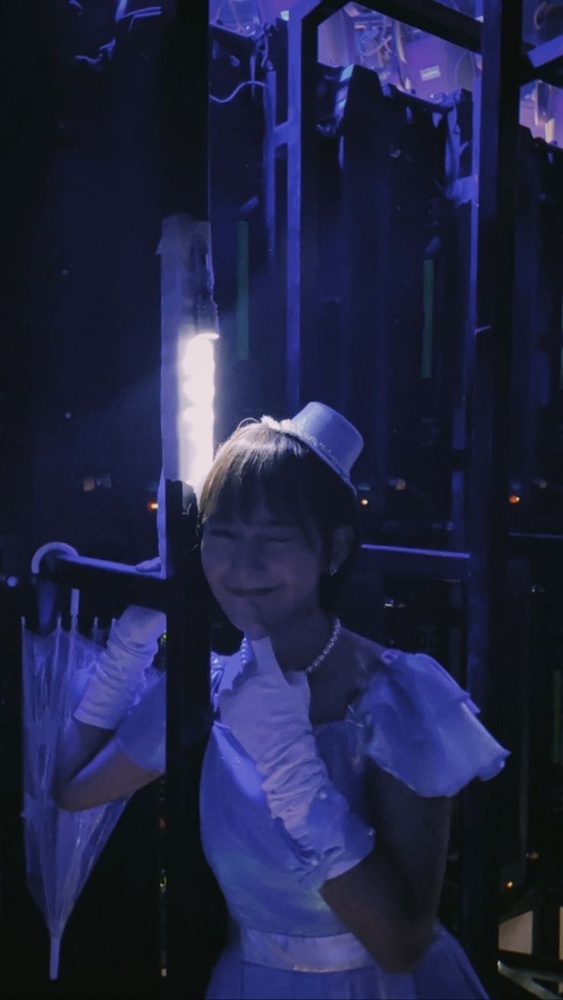
#> input picture Freya.jpeg, 563 x 1000 px, shrunk from 736 x 1308 before the run
$ python test.py
#> lines starting #> are read from the running program, lines starting #| are printed output that depends on the picture
import cv2
import numpy as np
import matplotlib.pyplot as plt

# Memuat citra hitam-putih
image_path = 'Freya.jpeg'  # Ganti dengan path citra Anda
image = cv2.imread(image_path, cv2.IMREAD_GRAYSCALE)
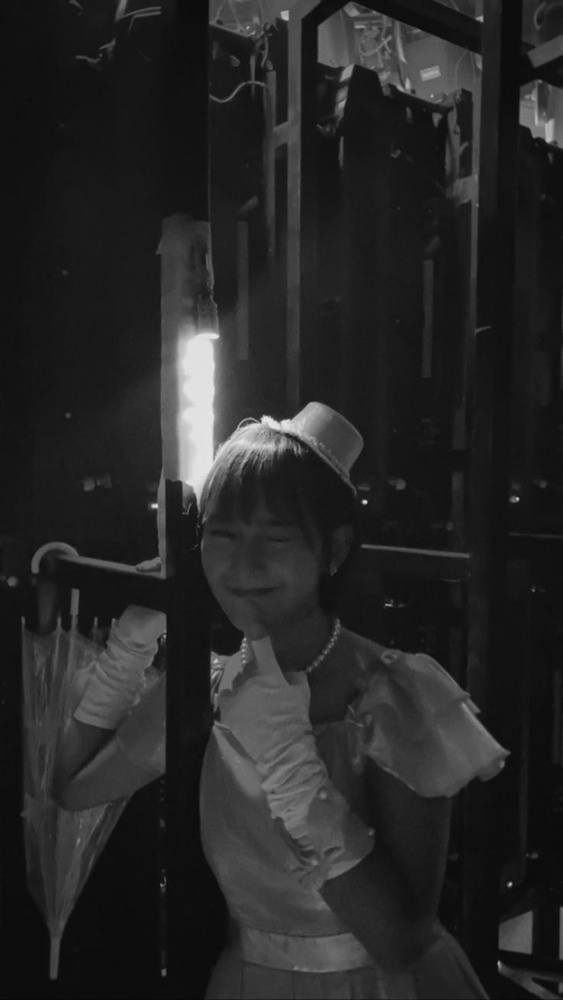
#> image: shape (1000, 563); min 7, max 232, mean 38.6

# Menampilkan citra asli
plt.figure(figsize=(12, 4))
plt.subplot(1, 3, 1)
plt.imshow(image, cmap='gray')
plt.title('Citra Asli')
plt.axis('off')

# Mendefinisikan kernel untuk operasi morfologi
kernel = np.ones((5, 5), np.uint8)

# Operasi Erosi
erosion = cv2.erode(image, kernel, iterations=1)
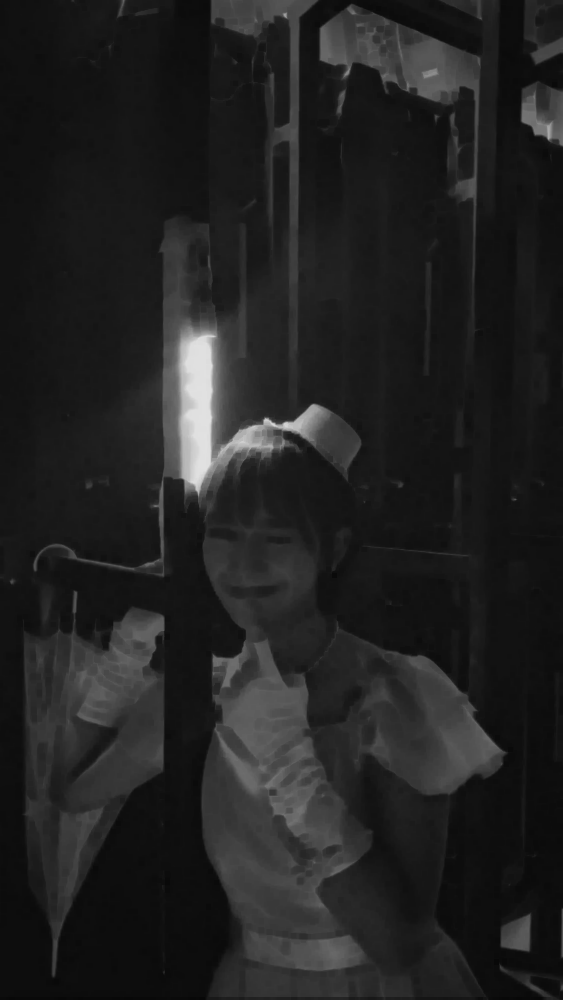
#> erosion: shape (1000, 563); min 7, max 226, mean 33.8

# Menampilkan hasil erosi
plt.subplot(1, 3, 2)
plt.imshow(erosion, cmap='gray')
plt.title('Hasil Erosi')
plt.axis('off')

# Operasi Dilasi
dilation = cv2.dilate(erosion, kernel, iterations=1)

# Menampilkan hasil dilasi
plt.subplot(1, 3, 3)
plt.imshow(dilation, cmap='gray')
plt.title('Hasil Dilasi')
plt.axis('off')

# Menampilkan semua citra
plt.show()
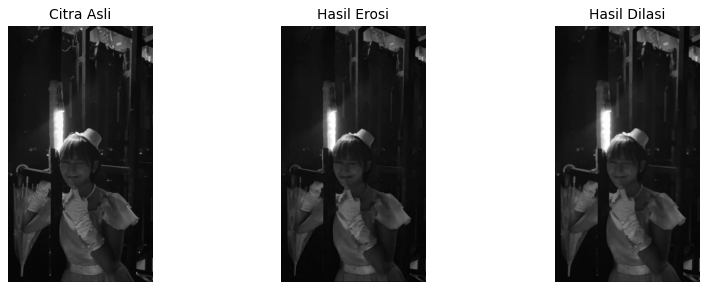
#> figure drawn by matplotlib, 3 panels

$ run again, with images.jpeg copied over Freya.jpeg
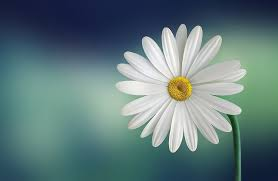
#> input picture images.jpeg, 278 x 181 px
#> `dilation = cv2.dilate(erosion, kernel, iterations=1)`:
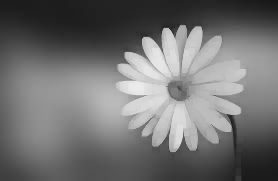
#> dilation: shape (181, 278); min 23, max 235, mean 112.5
#> `plt.show()`:
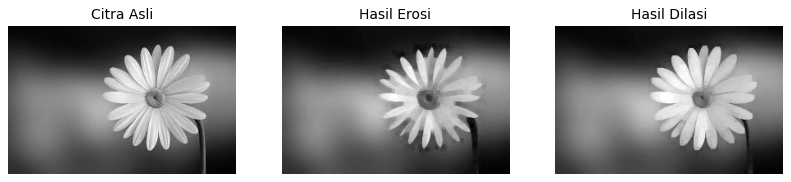
#> figure drawn by matplotlib, 3 panels
